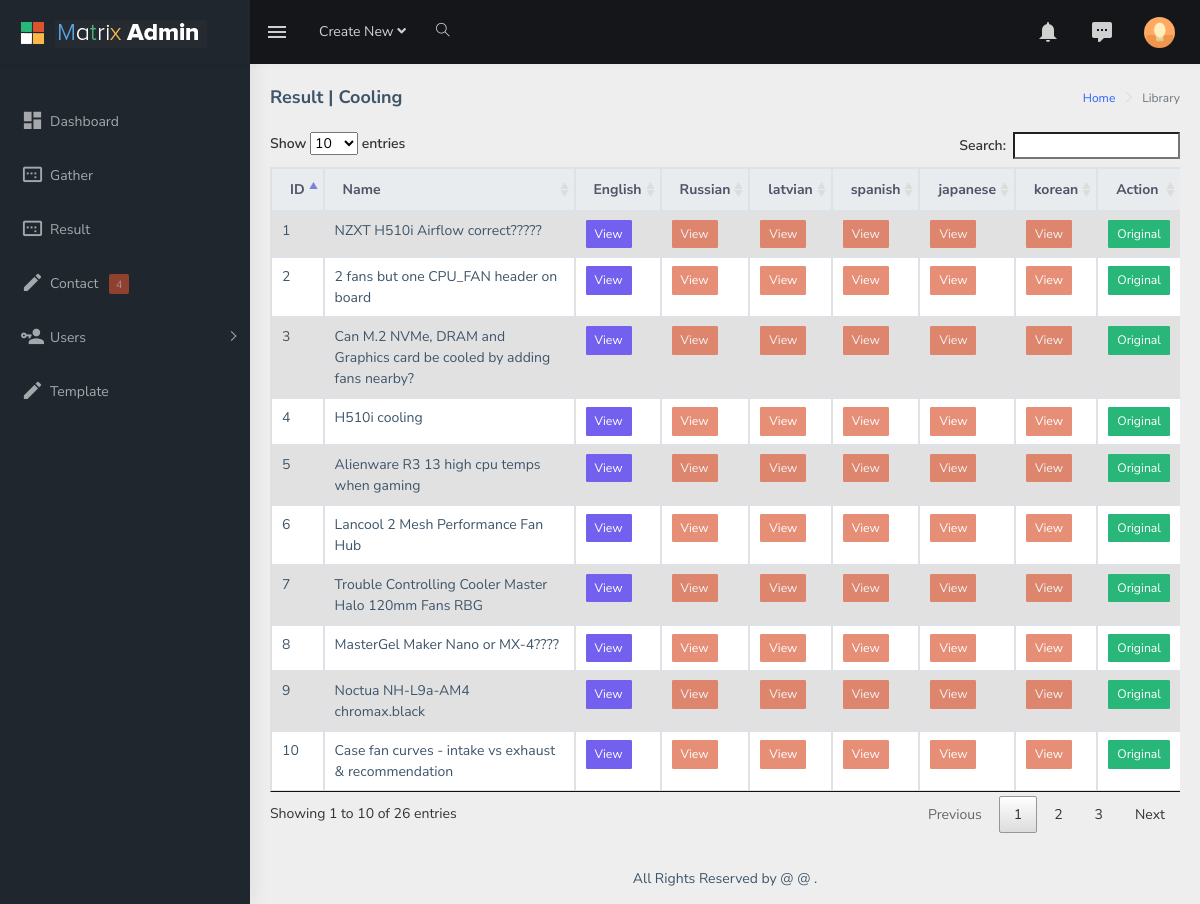
Screenshot of /myadmin/result/cooling.33/ with the database file from the repository.
### core/models.py (models this page shows, shortened)
class Forum(models.Model):
    name = models.CharField(max_length=50)
    origin_url = models.CharField(max_length=200)
    slug = models.CharField(max_length=200)
    parent = models.ForeignKey(Category, on_delete=models.CASCADE)

class Language(models.Model):
    langcode = models.CharField(max_length=3)
    fullName = models.CharField(max_length=30)

class Article(models.Model):
    parent = models.ForeignKey(Forum, on_delete=models.CASCADE)
    name = models.CharField(max_length=200)
    origin_url = models.CharField(max_length=200)
    def isTranslated(self,srcLang):
        for var in self.translatedarticle_set.all() :
            if var.language == srcLang :
                return True
        return False

### adminpanel/views.py (the view)
# urls.py: path('result/<str:slug>.<int:pk>/', views.ForumResult.as_view(), name = 'forumresult'),
class ForumResult(generic.View):
    template = loader.get_template('admin/forumresult.html')
    def get(self, *args, **kwargs ):
        var = Forum.objects.get(id=kwargs['pk'])
        langList = Language.objects.all()
        articleList = var.article_set.all()
        dataList = []
        for val in articleList:
            info = {'article':val}
            transInfo = []
            for lang in langList :
                transInfo.append (val.isTranslated(lang) )
            info['transInfo'] = transInfo
            dataList.append(info)
        context = {
            'ContentForum' : var,
            'dataList' : dataList,
            'Languages' : langList,
            'unreadmessages' : len(ContactUs.objects.filter(isRead=False)),
        }
        return HttpResponse(self.template.render(context,self.request))

### templates/admin/forumresult.html (shortened to what this page needs)
{% extends "admin/adminbase.html" %}
{% load static %}
{% block css %}
<link rel = "stylesheet" type = "text/css" href = "{% static 'datatable/css/jquery.dataTables.css' %}"/>
{% endblock %}
{% block pagetitle %} Result | {{ContentForum.name}} {% endblock %}
{% block content %}
<div class="table-responsive">
    <table id = "table" class = "table table-striped table-bordered">
        <thead class = "thead-light">
            <tr>
                <th>ID</th>
                <th>Name</th>
                {% for lang in Languages %}
                <th>
                    {{lang.fullName}}
                </th>
                {% endfor %}
                <th>
                    Action
                </th>
            </tr>
        </thead>
        <tbody>
            {% for var in dataList %}
            <tr>
                <td>{{forloop.counter}}</td>
                <td>{{var.article.name}}</td>
                {% for trans in var.transInfo %}
                <td>
                    <div>
                    {% if trans == True %}
                        <button type="button" class="btn btn-primary btn-sm">View</button>
                    {% else %}
                        <button type="button" class="btn btn-danger btn-sm" disabled>View</button>
                    {% endif %}
                    </div>
                </td>
                {% endfor %}
                <td>
                    <a href="{{var.article.origin_url}}"><button type="button" class="btn btn-success btn-sm">Original</button>
                </td>
            </tr>
            {% endfor %}
        </tbody>
    </table>
</div>
{% endblock %}

### rows the page displays
Forum: name "Cooling"
Language: fullName "English"
Language: fullName "Russian"
Language: fullName "latvian"
Language: fullName "spanish"
Language: fullName "japanese"
Language: fullName "korean"
Article: article.name "NZXT H510i Airflow correct?????"
Article: article.name "2 fans but one CPU_FAN header on board"
Article: article.name "Can M.2 NVMe, DRAM and Graphics card be cooled by adding fans nearby?"
Article: article.name "H510i cooling"
Article: article.name "Alienware R3 13 high cpu temps when gaming"
Article: article.name "Lancool 2 Mesh Performance Fan Hub"
Article: article.name "Trouble Controlling Cooler Master Halo 120mm Fans RBG"
Article: article.name "MasterGel Maker Nano or MX-4????"
Article: article.name "Noctua NH-L9a-AM4 chromax.black"
Article: article.name "Case fan curves - intake vs exhaust & recommendation"

### other values shown
{{ unreadmessages }} "4"
